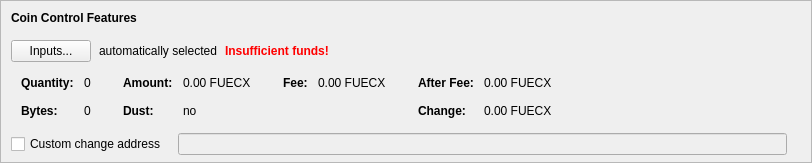
    <widget class="QFrame" name="frameCoinControl">
     <property name="sizePolicy">
      <sizepolicy hsizetype="Expanding" vsizetype="Expanding">
       <horstretch>0</horstretch>
       <verstretch>0</verstretch>
      </sizepolicy>
     </property>
     <property name="maximumSize">
      <size>
       <width>16777215</width>
       <height>16777215</height>
      </size>
     </property>
     <property name="frameShape">
      <enum>QFrame::StyledPanel</enum>
     </property>
     <property name="frameShadow">
      <enum>QFrame::Sunken</enum>
     </property>
     <layout class="QVBoxLayout" name="verticalLayoutCoinControl2">
      <property name="spacing">
       <number>0</number>
      </property>
      <property name="leftMargin">
       <number>0</number>
      </property>
      <property name="topMargin">
       <number>0</number>
      </property>
      <property name="rightMargin">
       <number>0</number>
      </property>
      <property name="bottomMargin">
       <number>6</number>
      </property>
      <item>
       <layout class="QVBoxLayout" name="verticalLayoutCoinControl" stretch="0,0,0,0,1">
        <property name="spacing">
         <number>0</number>
        </property>
        <property name="leftMargin">
         <number>10</number>
        </property>
        <property name="topMargin">
         <number>10</number>
        </property>
        <item>
         <layout class="QHBoxLayout" name="horizontalLayoutCoinControl1">
          <property name="bottomMargin">
           <number>15</number>
          </property>
          <item>
           <widget class="QLabel" name="labelCoinControlFeatures">
            <property name="sizePolicy">
             <sizepolicy hsizetype="Preferred" vsizetype="Maximum">
              <horstretch>0</horstretch>
              <verstretch>0</verstretch>
             </sizepolicy>
            </property>
            <property name="font">
             <font>
              <weight>75</weight>
              <bold>true</bold>
             </font>
            </property>
            <property name="styleSheet">
             <string notr="true">font-weight:bold;</string>
            </property>
            <property name="text">
             <string>Coin Control Features</string>
            </property>
           </widget>
          </item>
         </layout>
        </item>
        <item>
         <layout class="QHBoxLayout" name="horizontalLayoutCoinControl2" stretch="0,0,0,0">
          <property name="spacing">
           <number>8</number>
          </property>
          <property name="bottomMargin">
           <number>10</number>
          </property>
          <item>
           <widget class="QPushButton" name="pushButtonCoinControl">
            <property name="styleSheet">
             <string notr="true"/>
            </property>
            <property name="text">
             <string>Inputs...</string>
            </property>
            <property name="autoDefault">
             <bool>false</bool>
            </property>
           </widget>
          </item>
          <item>
           <widget class="QLabel" name="labelCoinControlAutomaticallySelected">
            <property name="text">
             <string>automatically selected</string>
            </property>
            <property name="margin">
             <number>5</number>
            </property>
           </widget>
          </item>
          <item>
           <widget class="QLabel" name="labelCoinControlInsuffFunds">
            <property name="font">
             <font>
              <weight>75</weight>
              <bold>true</bold>
             </font>
            </property>
            <property name="styleSheet">
             <string notr="true">color:red;font-weight:bold;</string>
            </property>
            <property name="text">
             <string>Insufficient funds!</string>
            </property>
            <property name="margin">
             <number>5</number>
            </property>
           </widget>
          </item>
          <item>
           <spacer name="horizontalSpacerCoinControl">
            <property name="orientation">
             <enum>Qt::Horizontal</enum>
            </property>
            <property name="sizeHint" stdset="0">
             <size>
              <width>40</width>
              <height>1</height>
             </size>
            </property>
           </spacer>
          </item>
         </layout>
        </item>
        <item>
         <widget class="QWidget" name="widgetCoinControl" native="true">
          <property name="sizePolicy">
           <sizepolicy hsizetype="Preferred" vsizetype="Preferred">
            <horstretch>0</horstretch>
            <verstretch>0</verstretch>
           </sizepolicy>
          </property>
          <property name="minimumSize">
           <size>
            <width>0</width>
            <height>0</height>
           </size>
          </property>
          <property name="styleSheet">
           <string notr="true"/>
          </property>
          <layout class="QHBoxLayout" name="horizontalLayoutCoinControl5">
           <property name="leftMargin">
            <number>0</number>
           </property>
           <property name="topMargin">
            <number>0</number>
           </property>
           <property name="rightMargin">
            <number>0</number>
           </property>
           <property name="bottomMargin">
            <number>0</number>
           </property>
           <item>
            <layout class="QHBoxLayout" name="horizontalLayoutCoinControl3" stretch="0,0,0,1">
             <property name="spacing">
              <number>20</number>
             </property>
             <property name="topMargin">
              <number>0</number>
             </property>
             <property name="bottomMargin">
              <number>10</number>
             </property>
             <item>
              <layout class="QFormLayout" name="formLayoutCoinControl1">
               <property name="horizontalSpacing">
                <number>10</number>
               </property>
               <property name="verticalSpacing">
                <number>14</number>
               </property>
               <property name="leftMargin">
                <number>10</number>
               </property>
               <property name="topMargin">
                <number>4</number>
               </property>
               <property name="rightMargin">
                <number>6</number>
               </property>
               <item row="0" column="0">
                <widget class="QLabel" name="labelCoinControlQuantityText">
                 <property name="font">
                  <font>
                   <weight>75</weight>
                   <bold>true</bold>
                  </font>
                 </property>
                 <property name="text">
                  <string>Quantity:</string>
                 </property>
                 <property name="margin">
                  <number>0</number>
                 </property>
                </widget>
               </item>
               <item row="0" column="1">
                <widget class="QLabel" name="labelCoinControlQuantity">
                 <property name="cursor">
                  <cursorShape>IBeamCursor</cursorShape>
                 </property>
                 <property name="contextMenuPolicy">
                  <enum>Qt::ActionsContextMenu</enum>
                 </property>
                 <property name="text">
                  <string notr="true">0</string>
                 </property>
                 <property name="margin">
                  <number>0</number>
                 </property>
                 <property name="textInteractionFlags">
                  <set>Qt::LinksAccessibleByMouse|Qt::TextSelectableByKeyboard|Qt::TextSelectableByMouse</set>
                 </property>
                </widget>
               </item>
               <item row="1" column="0">
                <widget class="QLabel" name="labelCoinControlBytesText">
                 <property name="font">
                  <font>
                   <weight>75</weight>
                   <bold>true</bold>
                  </font>
                 </property>
                 <property name="text">
                  <string>Bytes:</string>
                 </property>
                </widget>
               </item>
               <item row="1" column="1">
                <widget class="QLabel" name="labelCoinControlBytes">
                 <property name="cursor">
                  <cursorShape>IBeamCursor</cursorShape>
                 </property>
                 <property name="contextMenuPolicy">
                  <enum>Qt::ActionsContextMenu</enum>
                 </property>
                 <property name="text">
                  <string notr="true">0</string>
                 </property>
                 <property name="textInteractionFlags">
                  <set>Qt::LinksAccessibleByMouse|Qt::TextSelectableByKeyboard|Qt::TextSelectableByMouse</set>
                 </property>
                </widget>
               </item>
              </layout>
             </item>
             <item>
              <layout class="QFormLayout" name="formLayoutCoinControl2">
               <property name="horizontalSpacing">
                <number>10</number>
               </property>
               <property name="verticalSpacing">
                <number>14</number>
               </property>
               <property name="leftMargin">
                <number>6</number>
               </property>
               <property name="topMargin">
                <number>4</number>
               </property>
               <property name="rightMargin">
                <number>6</number>
               </property>
               <item row="0" column="0">
                <widget class="QLabel" name="labelCoinControlAmountText">
                 <property name="font">
                  <font>
                   <weight>75</weight>
                   <bold>true</bold>
                  </font>
                 </property>
                 <property name="text">
                  <string>Amount:</string>
                 </property>
                 <property name="margin">
                  <number>0</number>
                 </property>
                </widget>
               </item>
               <item row="0" column="1">
                <widget class="QLabel" name="labelCoinControlAmount">
                 <property name="cursor">
                  <cursorShape>IBeamCursor</cursorShape>
                 </property>
                 <property name="contextMenuPolicy">
                  <enum>Qt::ActionsContextMenu</enum>
                 </property>
                 <property name="text">
                  <string notr="true">0.00 FUECX</string>
                 </property>
                 <property name="textInteractionFlags">
                  <set>Qt::LinksAccessibleByMouse|Qt::TextSelectableByKeyboard|Qt::TextSelectableByMouse</set>
                 </property>
                </widget>
               </item>
               <item row="1" column="0">
                <widget class="QLabel" name="labelCoinControlLowOutputText">
                 <property name="font">
                  <font>
                   <weight>75</weight>
                   <bold>true</bold>
                  </font>
                 </property>
                 <property name="text">
                  <string>Dust:</string>
                 </property>
                </widget>
               </item>
               <item row="1" column="1">
                <widget class="QLabel" name="labelCoinControlLowOutput">
                 <property name="cursor">
                  <cursorShape>IBeamCursor</cursorShape>
                 </property>
                 <property name="contextMenuPolicy">
                  <enum>Qt::ActionsContextMenu</enum>
                 </property>
                 <property name="text">
                  <string notr="true">no</string>
                 </property>
                 <property name="textInteractionFlags">
                  <set>Qt::LinksAccessibleByMouse|Qt::TextSelectableByKeyboard|Qt::TextSelectableByMouse</set>
                 </property>
                </widget>
               </item>
              </layout>
             </item>
             <item>
              <layout class="QFormLayout" name="formLayoutCoinControl3">
               <property name="horizontalSpacing">
                <number>10</number>
               </property>
               <property name="verticalSpacing">
                <number>14</number>
               </property>
               <property name="leftMargin">
                <number>6</number>
               </property>
               <property name="topMargin">
                <number>4</number>
               </property>
               <property name="rightMargin">
                <number>6</number>
               </property>
               <item row="0" column="0">
                <widget class="QLabel" name="labelCoinControlFeeText">
                 <property name="font">
                  <font>
                   <weight>75</weight>
                   <bold>true</bold>
                  </font>
                 </property>
                 <property name="text">
                  <string>Fee:</string>
                 </property>
                 <property name="margin">
                  <number>0</number>
                 </property>
                </widget>
               </item>
               <item row="0" column="1">
                <widget class="QLabel" name="labelCoinControlFee">
                 <property name="cursor">
                  <cursorShape>IBeamCursor</cursorShape>
                 </property>
                 <property name="contextMenuPolicy">
                  <enum>Qt::ActionsContextMenu</enum>
                 </property>
                 <property name="text">
                  <string notr="true">0.00 FUECX</string>
                 </property>
                 <property name="textInteractionFlags">
                  <set>Qt::LinksAccessibleByMouse|Qt::TextSelectableByKeyboard|Qt::TextSelectableByMouse</set>
                 </property>
                </widget>
               </item>
              </layout>
             </item>
             <item>
              <layout class="QFormLayout" name="formLayoutCoinControl4">
               <property name="horizontalSpacing">
                <number>10</number>
               </property>
               <property name="verticalSpacing">
                <number>14</number>
               </property>
               <property name="leftMargin">
                <number>6</number>
               </property>
               <property name="topMargin">
                <number>4</number>
               </property>
               <property name="rightMargin">
                <number>6</number>
               </property>
               <item row="0" column="0">
                <widget class="QLabel" name="labelCoinControlAfterFeeText">
                 <property name="font">
                  <font>
                   <weight>75</weight>
                   <bold>true</bold>
                  </font>
                 </property>
                 <property name="text">
                  <string>After Fee:</string>
                 </property>
                 <property name="margin">
                  <number>0</number>
                 </property>
                </widget>
               </item>
               <item row="0" column="1">
                <widget class="QLabel" name="labelCoinControlAfterFee">
                 <property name="cursor">
                  <cursorShape>IBeamCursor</cursorShape>
                 </property>
                 <property name="contextMenuPolicy">
                  <enum>Qt::ActionsContextMenu</enum>
                 </property>
                 <property name="text">
                  <string notr="true">0.00 FUECX</string>
                 </property>
                 <property name="textInteractionFlags">
                  <set>Qt::LinksAccessibleByMouse|Qt::TextSelectableByKeyboard|Qt::TextSelectableByMouse</set>
                 </property>
                </widget>
               </item>
               <item row="1" column="0">
                <widget class="QLabel" name="labelCoinControlChangeText">
                 <property name="font">
                  <font>
                   <weight>75</weight>
                   <bold>true</bold>
                  </font>
                 </property>
                 <property name="text">
                  <string>Change:</string>
                 </property>
                </widget>
               </item>
               <item row="1" column="1">
                <widget class="QLabel" name="labelCoinControlChange">
                 <property name="cursor">
                  <cursorShape>IBeamCursor</cursorShape>
                 </property>
                 <property name="contextMenuPolicy">
                  <enum>Qt::ActionsContextMenu</enum>
                 </property>
                 <property name="text">
                  <string notr="true">0.00 FUECX</string>
                 </property>
                 <property name="textInteractionFlags">
                  <set>Qt::LinksAccessibleByMouse|Qt::TextSelectableByKeyboard|Qt::TextSelectableByMouse</set>
                 </property>
                </widget>
               </item>
              </layout>
             </item>
            </layout>
           </item>
          </layout>
         </widget>
        </item>
        <item>
         <layout class="QHBoxLayout" name="horizontalLayoutCoinControl4" stretch="0,0,0">
          <property name="spacing">
           <number>12</number>
          </property>
          <property name="sizeConstraint">
           <enum>QLayout::SetDefaultConstraint</enum>
          </property>
          <property name="topMargin">
           <number>5</number>
          </property>
          <property name="rightMargin">
           <number>5</number>
          </property>
          <item>
           <widget class="QCheckBox" name="checkBoxCoinControlChange">
            <property name="toolTip">
             <string>If this is activated, but the change address is empty or invalid, change will be sent to a newly generated address.</string>
            </property>
            <property name="text">
             <string>Custom change address</string>
            </property>
           </widget>
          </item>
          <item>
           <widget class="QValidatedLineEdit" name="lineEditCoinControlChange">
            <property name="enabled">
             <bool>false</bool>
            </property>
            <property name="sizePolicy">
             <sizepolicy hsizetype="Expanding" vsizetype="Fixed">
              <horstretch>0</horstretch>
              <verstretch>0</verstretch>
             </sizepolicy>
            </property>
           </widget>
          </item>
          <item>
           <widget class="QLabel" name="labelCoinControlChangeLabel">
            <property name="sizePolicy">
             <sizepolicy hsizetype="Preferred" vsizetype="Expanding">
              <horstretch>0</horstretch>
              <verstretch>0</verstretch>
             </sizepolicy>
            </property>
            <property name="minimumSize">
             <size>
              <width>0</width>
              <height>0</height>
             </size>
            </property>
            <property name="text">
             <string/>
            </property>
            <property name="margin">
             <number>3</number>
            </property>
           </widget>
          </item>
         </layout>
        </item>
        <item>
         <spacer name="verticalSpacerCoinControl">
          <property name="orientation">
           <enum>Qt::Vertical</enum>
          </property>
          <property name="sizeHint" stdset="0">
           <size>
            <width>800</width>
            <height>1</height>
           </size>
          </property>
         </spacer>
        </item>
       </layout>
      </item>
     </layout>
    </widget>
